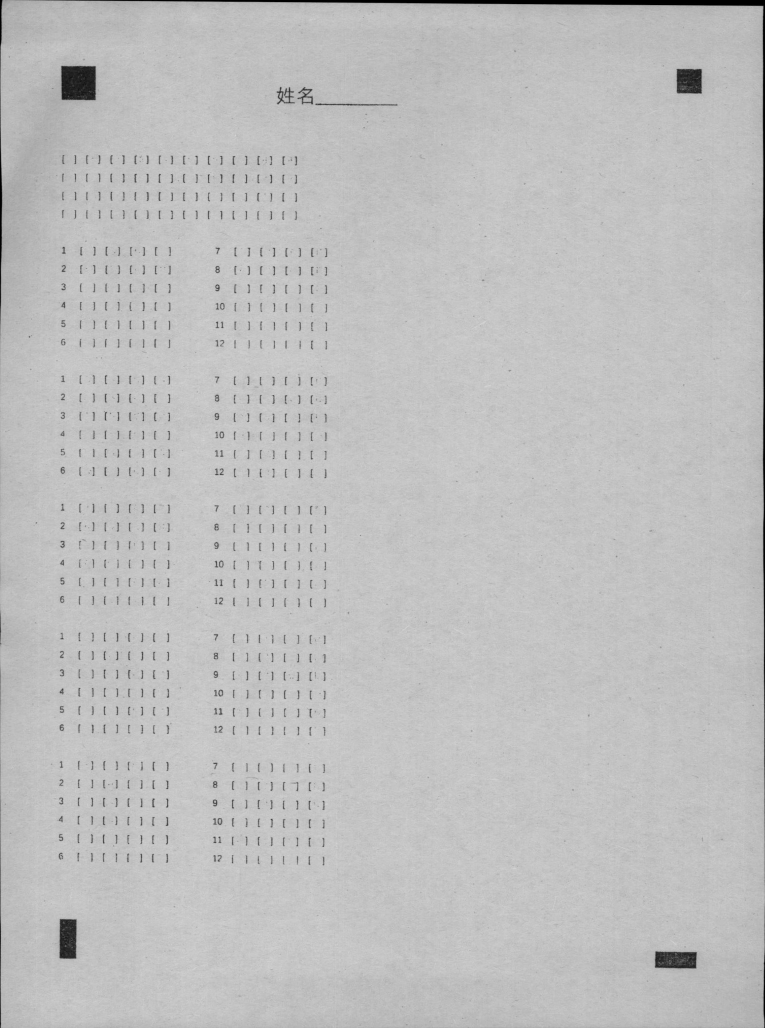
#> input picture app/incoming/template_with_markers/1.jpg, 2295 x 3084 px (shown at 1/3 size)
$ python -i answer_card_cv_helper.py   (imports and definitions only)
#> lines starting #> are read from the running program, lines starting #| are printed output that depends on the picture; after the words box and inside, x2 and y2 are one past the last pixel; in counts of white or black regions, pixels touching at a corner belong together
#> in orient_image, pil_img is the input picture: PIL image 2295x3084 RGB; min 0, max 221, mean 190.9
### app/marker_detector.py
from __future__ import annotations

import argparse
import json
from dataclasses import dataclass, asdict
from pathlib import Path
from typing import Dict, List, Tuple

import cv2
import numpy as np
from PIL import Image

PROJECT_DIR = Path(__file__).resolve().parent
DEFAULT_TEMPLATE_JSON = PROJECT_DIR / 'marker_template.json'
DEFAULT_DEBUG_IMAGE = PROJECT_DIR / 'marker_detection_debug.png'
DEFAULT_ALIGNED_IMAGE = PROJECT_DIR / 'marker_aligned_preview.png'
EDGE_IGNORE_PX = 16


@dataclass
class MarkerSpec:
    key: str
    label: str
    roi: Tuple[float, float, float, float]  # x1, y1, x2, y2 in relative coords
    expected_ratio: float
    min_ratio: float
    max_ratio: float
    min_area_ratio: float
    max_area_ratio: float = 0.0025


MARKER_SPECS: List[MarkerSpec] = [
    MarkerSpec('top_left_big_square', '左上大方块', (0.00, 0.00, 0.22, 0.15), 1.0, 0.75, 1.30, 0.0006, 0.0018),
    MarkerSpec('top_right_small_square', '右上小方块', (0.78, 0.00, 1.00, 0.15), 1.0, 0.75, 1.30, 0.00030, 0.00085),
    MarkerSpec('bottom_left_vertical_rect', '左下竖矩形', (0.00, 0.85, 0.22, 1.00), 0.45, 0.20, 0.75, 0.00035, 0.0010),
    MarkerSpec('bottom_right_horizontal_rect', '右下横矩形', (0.78, 0.85, 1.00, 1.00), 2.35, 1.50, 3.50, 0.00035, 0.0012),
]


@dataclass
class Detection:
    key: str
    label: str
    bbox: Tuple[int, int, int, int]
    center: Tuple[float, float]
    area: float
    ratio: float
    score: float


ROTATIONS = [
    ('rot0', None),
    ('rot180', cv2.ROTATE_180),
    ('rot90cw', cv2.ROTATE_90_CLOCKWISE),
    ('rot90ccw', cv2.ROTATE_90_COUNTERCLOCKWISE),
]


def load_bgr(image_path: Path) -> np.ndarray:
    pil = Image.open(image_path).convert('RGB')
    return cv2.cvtColor(np.array(pil), cv2.COLOR_RGB2BGR)


def preprocess(bgr: np.ndarray) -> np.ndarray:
    gray = cv2.cvtColor(bgr, cv2.COLOR_BGR2GRAY)
    blur = cv2.GaussianBlur(gray, (5, 5), 0)
    _, th = cv2.threshold(blur, 0, 255, cv2.THRESH_BINARY_INV + cv2.THRESH_OTSU)
    kernel = cv2.getStructuringElement(cv2.MORPH_RECT, (3, 3))
    th = cv2.morphologyEx(th, cv2.MORPH_OPEN, kernel)
    return th


def roi_to_abs(spec: MarkerSpec, width: int, height: int) -> Tuple[int, int, int, int]:
    x1 = int(spec.roi[0] * width)
    y1 = int(spec.roi[1] * height)
    x2 = int(spec.roi[2] * width)
    y2 = int(spec.roi[3] * height)
    return x1, y1, x2, y2


def contour_score(spec: MarkerSpec, x: int, y: int, w: int, h: int, area: float, img_w: int, img_h: int) -> float:
    if h <= 0 or w <= 0:
        return -1.0
    ratio = w / h
    if not (spec.min_ratio <= ratio <= spec.max_ratio):
        return -1.0
    area_ratio = area / (img_w * img_h)
    if not (spec.min_area_ratio <= area_ratio <= spec.max_area_ratio):
        return -1.0
    fill = area / max(w * h, 1)
    ratio_penalty = abs(ratio - spec.expected_ratio)
    score = area * 0.001 + fill * 10.0 - ratio_penalty * 6.0
    return float(score)


def detect_marker_in_roi(binary: np.ndarray, spec: MarkerSpec) -> Detection | None:
    img_h, img_w = binary.shape[:2]
    rx1, ry1, rx2, ry2 = roi_to_abs(spec, img_w, img_h)
    roi = binary[ry1:ry2, rx1:rx2]
    contours, _ = cv2.findContours(roi, cv2.RETR_EXTERNAL, cv2.CHAIN_APPROX_SIMPLE)

    best = None
    best_score = -1e18
    for cnt in contours:
        area = cv2.contourArea(cnt)
        if area <= 0:
            continue
        x, y, w, h = cv2.boundingRect(cnt)
        ax, ay = rx1 + x, ry1 + y
        if ax <= EDGE_IGNORE_PX or ay <= EDGE_IGNORE_PX or ax + w >= img_w - EDGE_IGNORE_PX or ay + h >= img_h - EDGE_IGNORE_PX:
            # 扫描仪边缘黑边通常会贴边，优先排除
            continue
        score = contour_score(spec, ax, ay, w, h, area, img_w, img_h)
        if score > best_score:
            ratio = w / max(h, 1)
            best_score = score
            best = Detection(
                key=spec.key,
                label=spec.label,
                bbox=(ax, ay, w, h),
                center=(ax + w / 2, ay + h / 2),
                area=float(area),
                ratio=float(ratio),
                score=float(score),
            )
    return best


def validate_marker_layout(detections: Dict[str, Detection], img_w: int, img_h: int) -> bool:
    if len(detections) != 4:
        return False
    tl = detections.get('top_left_big_square')
    tr = detections.get('top_right_small_square')
    bl = detections.get('bottom_left_vertical_rect')
    br = detections.get('bottom_right_horizontal_rect')
    if not (tl and tr and bl and br):
        return False
    if tl.score <= 0 or tr.score <= 0 or bl.score <= 0 or br.score <= 0:
        return False
    # 左上大方块必须明显大于右上小方块
    if tl.area < tr.area * 1.15:
        return False
    # 四角形成的矩形几何对齐约束（上下边水平，左右边竖直）
    if abs(tl.center[1] - tr.center[1]) / img_h > 0.06:
        return False
    if abs(bl.center[1] - br.center[1]) / img_h > 0.06:
        return False
    if abs(tl.center[0] - bl.center[0]) / img_w > 0.06:
        return False
    if abs(tr.center[0] - br.center[0]) / img_w > 0.06:
        return False
    return True


def detect_markers_once(bgr: np.ndarray) -> Tuple[Dict[str, Detection], float]:
    binary = preprocess(bgr)
    img_h, img_w = binary.shape[:2]
    detections: Dict[str, Detection] = {}
    total_score = 0.0
    for spec in MARKER_SPECS:
        det = detect_marker_in_roi(binary, spec)
        if det is None:
            return {}, -1e18
        detections[spec.key] = det
        total_score += det.score
    if not validate_marker_layout(detections, img_w, img_h):
        return {}, -1e18
    return detections, total_score


def rotate_bgr(bgr: np.ndarray, code) -> np.ndarray:
    return bgr if code is None else cv2.rotate(bgr, code)


def detect_markers_with_orientation(bgr: np.ndarray, allowed_rotations=None):
    best = None
    for rotation_name, rotation_code in ROTATIONS:
        if allowed_rotations and rotation_name not in allowed_rotations:
            continue
        rotated = rotate_bgr(bgr, rotation_code)
        detections, score = detect_markers_once(rotated)
        if not detections:
            continue
        if best is None or score > best['score']:
            best = {
                'rotation': rotation_name,
                'score': score,
                'image': rotated,
                'detections': detections,
            }
#> this loop made 4 passes
#> score on passes 1 to 4: 64.33, -1e+18, -1e+18, -1e+18
#> pass 1, in preprocess, `_, th = cv2.threshold(blur, 0, 255, cv2.THRESH_BINARY_INV + cv2.THRESH..`:
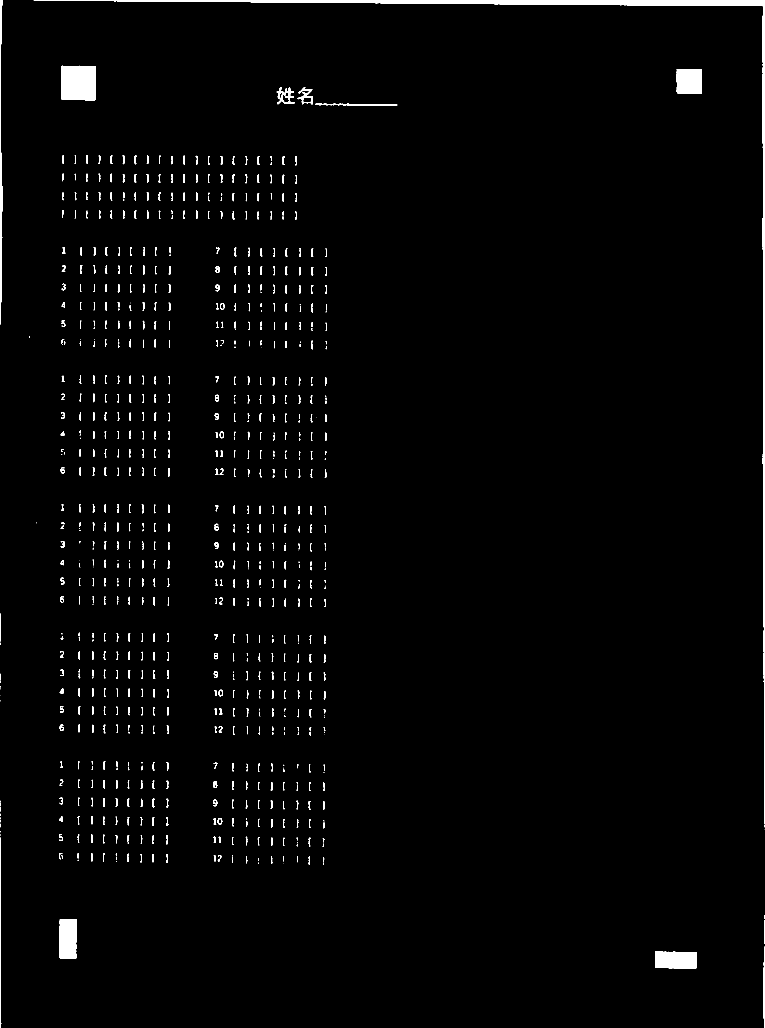
#> th: shape (3084, 2295) (shown at 1/3 size); 1.6% white; 823 white regions (159 under 20 px), largest, box (x1, y1, x2, y2) and area: (101, 0, 2295, 2473) 34717, (183, 197, 288, 301) 10557, (1965, 2854, 2091, 2906) 6106
#> pass 1, in preprocess, `th = cv2.morphologyEx(th, cv2.MORPH_OPEN, kernel)`:
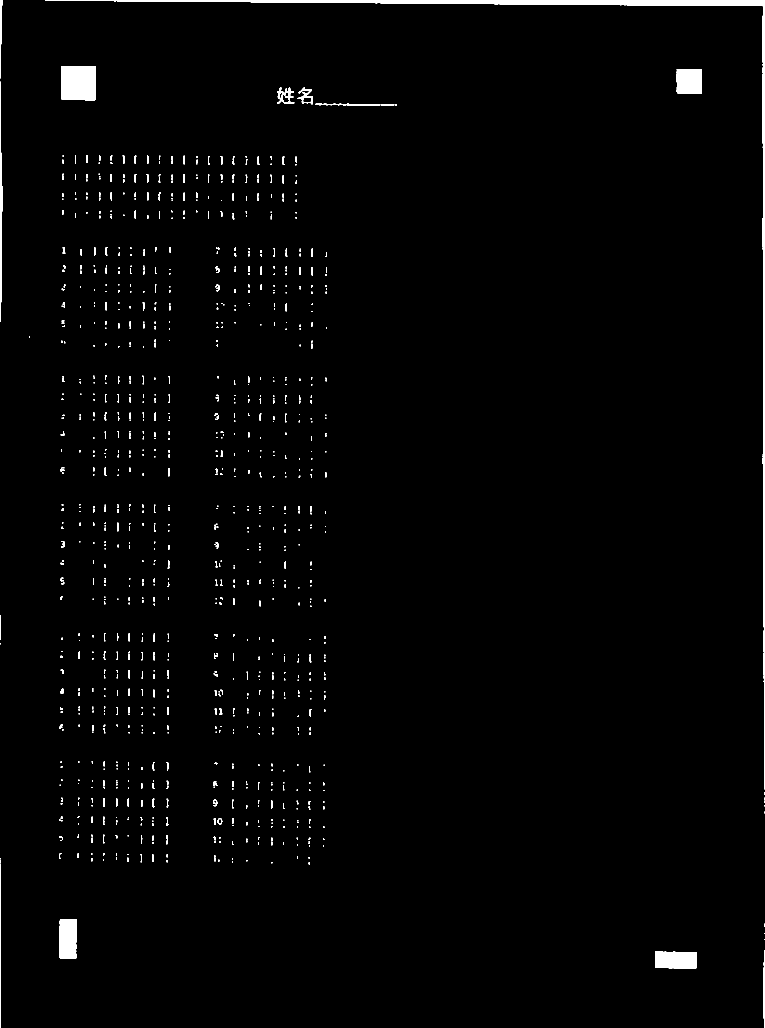
#> th: shape (3084, 2295) (shown at 1/3 size); 1.4% white; 1081 white regions (572 under 20 px), largest, box (x1, y1, x2, y2) and area: (136, 0, 2295, 2368) 34540, (184, 198, 288, 301) 10544, (1965, 2854, 2090, 2906) 6103
#> after the loop:
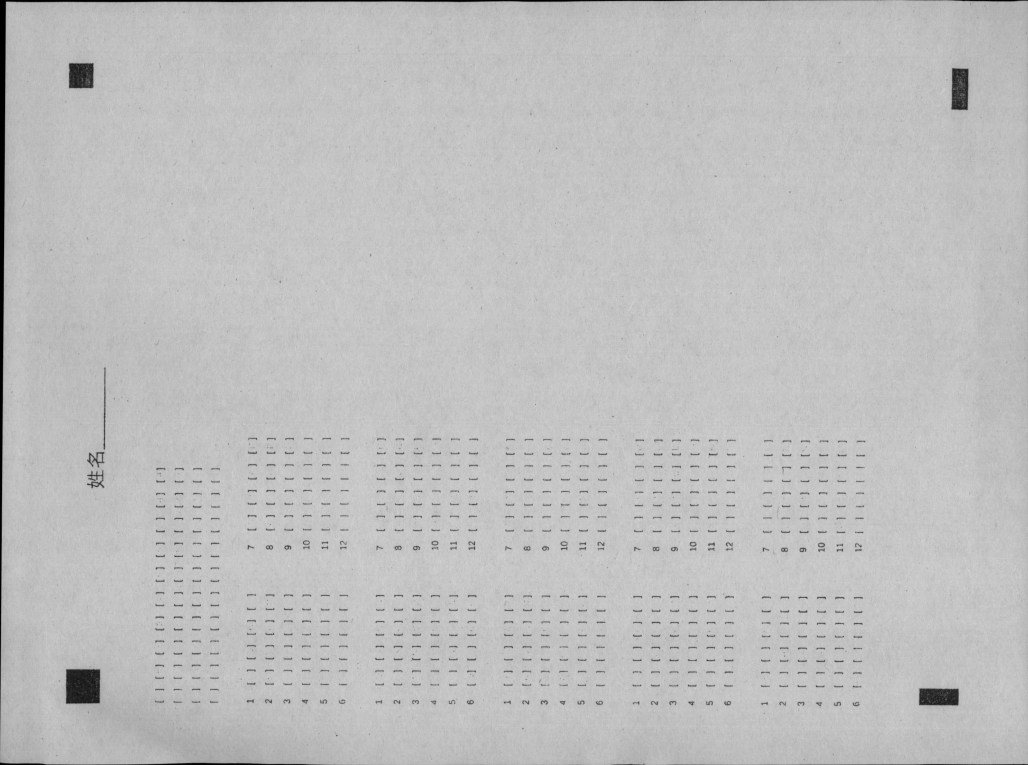
#> rotated: shape (2295, 3084, 3) (shown at 1/3 size); min 0, max 221, mean 190.9
#> after the loop, best = 4 items
    if best is None:
        raise RuntimeError('未能识别到完整的四个定位点，请检查模板图或标记形状。')
    return best


# [51 lines left out: functions draw_debug, to_jsonable, save_template_config, not called in this run]


def load_template_config(path: Path) -> dict:
    return json.loads(path.read_text(encoding='utf-8'))


# [17 lines left out: function align_bgr_to_template, not called in this run]


def align_to_template(best_result: dict, template_cfg: dict, out_path: Path):
    warped = align_bgr_to_template(best_result, template_cfg)
    cv2.imwrite(str(out_path), warped)


# [41 lines left out: functions align_image_path_to_template, auto_pick_latest_template, main, not called in this run]


# [2 lines that do not run on import are left out]

### answer_card_cv_helper.py
from __future__ import annotations

import json
import sys
from pathlib import Path

BASE_DIR = Path(__file__).resolve().parent

# Check potential locations for bundled dependencies:
# 1. BASE_DIR / "runtime" / "pydeps314" (portable standalone package)
# 2. BASE_DIR / "pydeps314" (original Codex launcher directory)
# [4 lines not run here, left out]

import cv2
import numpy as np
from PIL import Image

# Check potential locations for app modules (marker_detector, marker_utils):
# 1. BASE_DIR / "app" (portable package)
# 2. BASE_DIR (if run from app dir directly)
# 3. Fallback to legacy dev path if present
# [8 lines not run here, left out]

from marker_detector import detect_markers_with_orientation  # noqa: E402
from marker_utils import detect_corner_markers  # noqa: E402


def orient_image(input_path: Path, output_image_path: Path, output_meta_path: Path) -> int:
    pil_img = Image.open(input_path).convert("RGB")
    bgr = cv2.cvtColor(np.array(pil_img), cv2.COLOR_RGB2BGR)
    best = detect_markers_with_orientation(bgr)
#> best = 4 items
    oriented_bgr = best["image"]
    oriented_rgb = cv2.cvtColor(oriented_bgr, cv2.COLOR_BGR2RGB)
    Image.fromarray(oriented_rgb).save(output_image_path)
#> (the run stopped early here; a loop or call above may not have finished)

$ run again, on app/templates/mixed_objective_subjective_v2_edge/template.jpg
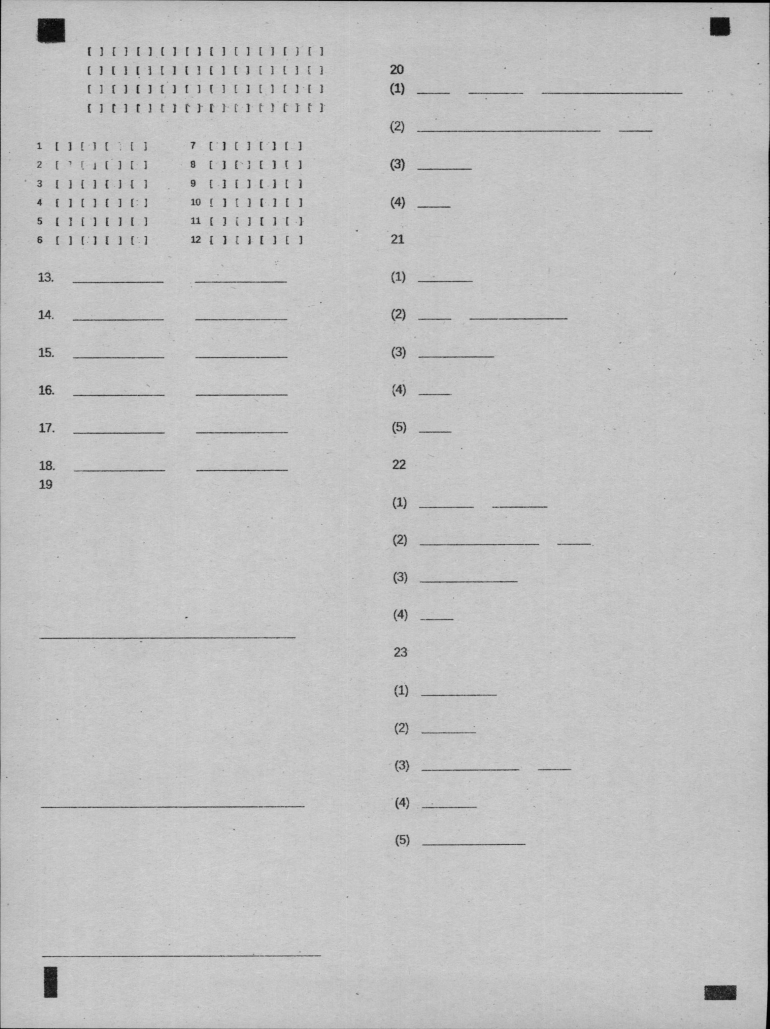
#> input picture app/templates/mixed_objective_subjective_v2_edge/template.jpg, 2308 x 3086 px (shown at 1/3 size)
#> in orient_image, pil_img is the input picture: PIL image 2308x3086 RGB; min 0, max 222, mean 193.6
#> the loop in detect_markers_with_orientation, `for rotation_name, rotation_code in ROTATIONS:` made 4 passes
#> score on passes 1 to 4: 51.29, -1e+18, -1e+18, -1e+18
#> pass 1, in preprocess, `th = cv2.morphologyEx(th, cv2.MORPH_OPEN, kernel)`:
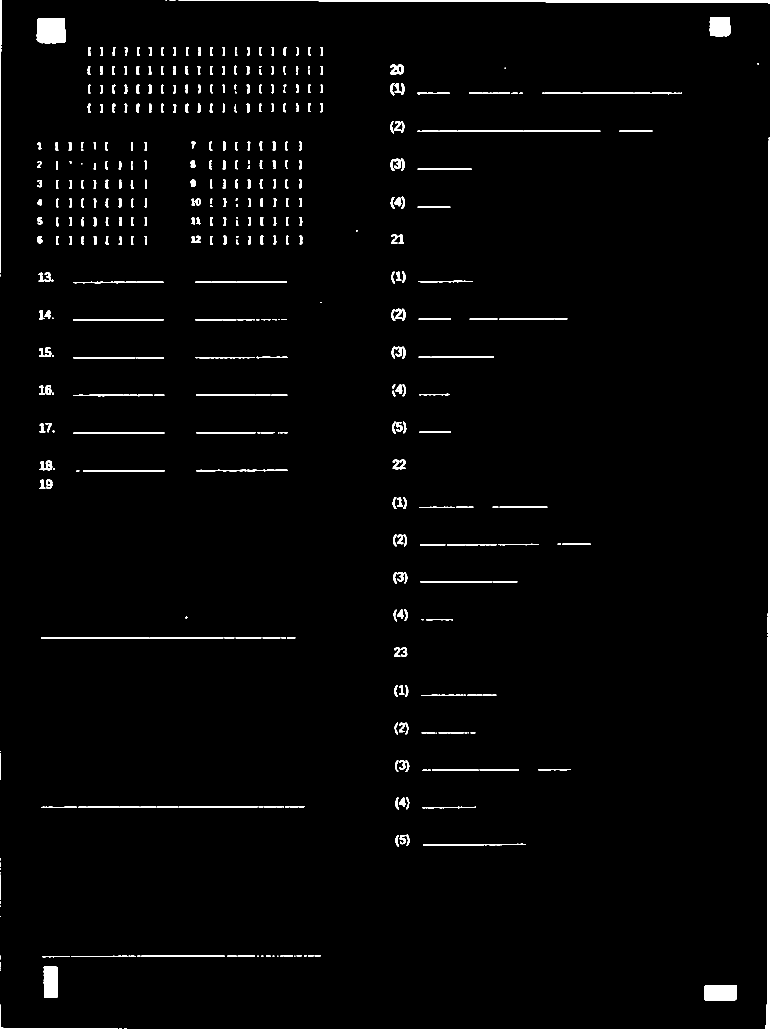
#> th: shape (3086, 2308) (shown at 1/3 size); 1.8% white; 470 white regions (43 under 20 px), largest, box (x1, y1, x2, y2) and area: (2297, 421, 2308, 3086) 11767, (536, 0, 2308, 10) 9907, (110, 54, 196, 131) 6168
#> after the loop in detect_markers_with_orientation, `for rotation_name, rotation_code in ROTATIONS:`:
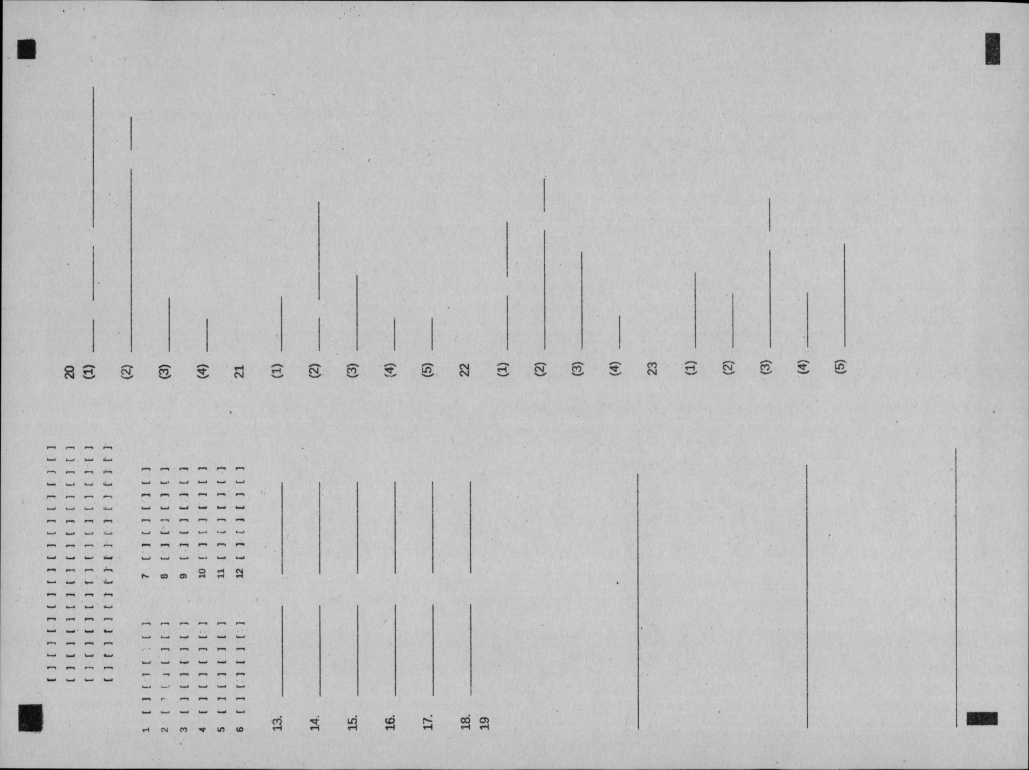
#> rotated: shape (2308, 3086, 3) (shown at 1/3 size); min 0, max 222, mean 193.6
#> after the loop in detect_markers_with_orientation, `for rotation_name, rotation_code in ROTATIONS:`: best = 4 items
